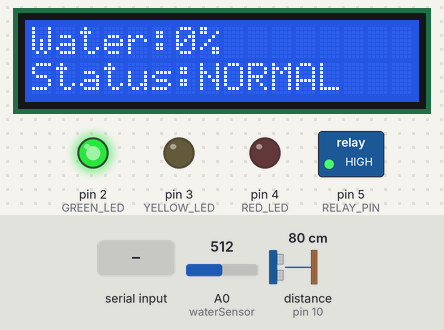
The sketch below on a simulated Arduino Uno, built with avr-gcc and run on an emulated ATmega328P. Shown: 16×2 character LCD, switched loads named in the sketch (green lamp = pin HIGH), output pins drawn as LEDs (lit = HIGH). Wiring (inferred from the names in the program): ultrasonic range finder: trigger pin 9; echo pin 10. Inputs (shaded band) come from the test bench; at power-on: distance to the obstacle (sensor on pin 10) 80 cm, A0 (waterSensor) = 512. The echo pulse lasts 58.3 µs per cm; pins used as bus, display or sensor lines are not drawn; what the sketch prints to the serial monitor is not drawn.

Above: at 3.2 s.
3.3 s: distance to the obstacle (sensor on pin 10) set to 4 cm
At 4.3 s:
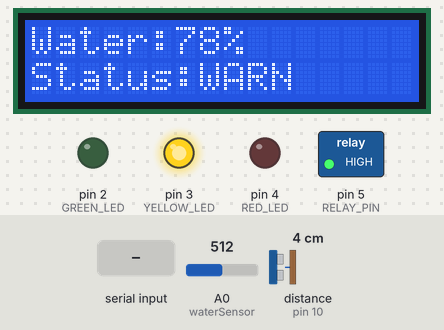
5.4 s: "PUMP_ON\n" received over Serial
At 7.0 s:
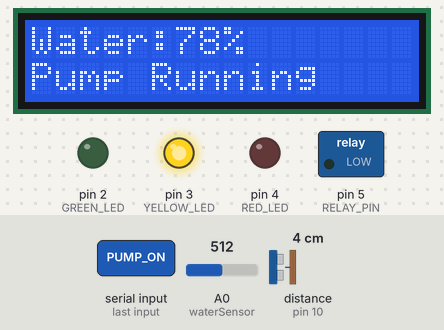
7.8 s: A0 (waterSensor) set to 159
9.3 s: A0 (waterSensor) set to 140
At 11.0 s:
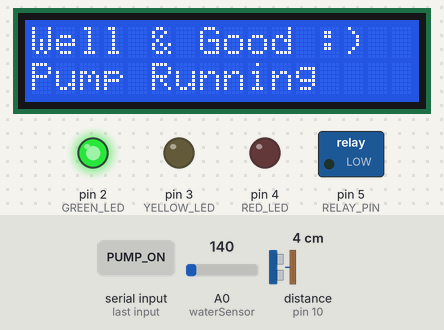
11.4 s: "PUMP_OFF\n" received over Serial
At 12.3 s:
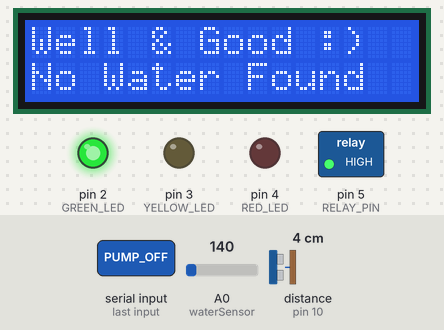
13.3 s: A0 (waterSensor) set to 160
At 15.2 s:
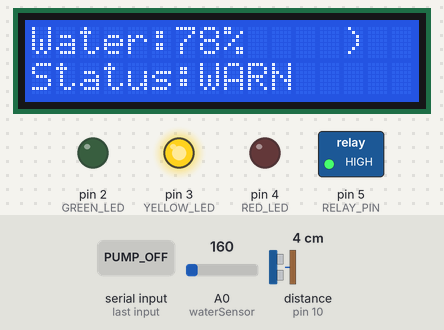
Timing chart, 0 to 16.7 s (numbered marks = the images above; inputs shaded):
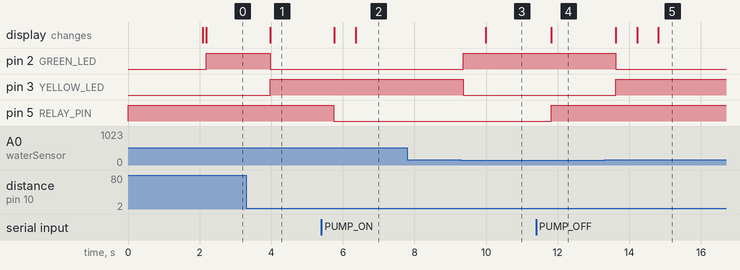

Measured:
- the behaviour switches between 151 and 150 on A0 (waterSensor) (found by bisection; images 2 and 3)
- after the input at 3.3 s, pin 2 (GREEN_LED): HIGH → LOW after 0.67 s; pin 3 (YELLOW_LED): LOW → HIGH after 0.67 s; the display: changes after 0.67 s (image 1)
- after the input at 5.4 s, pin 5 (RELAY_PIN): HIGH → LOW after 0.34 s; the display: first changes after 0.36 s (image 2 shows a later state)
- after the input at 9.3 s, pin 2 (GREEN_LED): LOW → HIGH after 0.06 s; pin 3 (YELLOW_LED): HIGH → LOW after 0.06 s; the display: changes after 0.69 s (image 3)
- after the input at 11.4 s, pin 5 (RELAY_PIN): LOW → HIGH after 0.43 s; the display: changes after 0.43 s (image 4)
- after the input at 13.3 s, pin 2 (GREEN_LED): HIGH → LOW after 0.32 s; pin 3 (YELLOW_LED): LOW → HIGH after 0.32 s; the display: changes after 0.32 s (image 5)

The sketch:

smartDrinageDetectionsystemIRL.ino
```cpp
#include <Wire.h>
#include <LiquidCrystal_I2C.h>

LiquidCrystal_I2C lcd(0x27, 16, 2);

// ----------------------
// Pin Definitions
// ----------------------
const int waterSensor = A0;
const int trigPin = 9;
const int echoPin = 10;

const int GREEN_LED = 2;
const int YELLOW_LED = 3;
const int RED_LED = 4;

// RELAY
const int RELAY_PIN = 5;

// ----------------------
// Tank Dimensions
// ----------------------
const float EMPTY_DISTANCE = 10.0;   // Distance when drain is empty
const float FULL_DISTANCE  = 2.0;    // Distance when drain is full

// ----------------------
// Variables
// ----------------------
long duration;
float distance;
int waterLevel;

// Control and Modes
bool pumpRunning = false;
int previousWaterLevel = 0;

// Blockage Detection
bool timerStarted = false;
bool blockageDetected = false;
unsigned long warningStartTime = 0;
const unsigned long BLOCKAGE_TIME = 10000;   // 10 seconds

void setup()
{
  Serial.begin(9600);

  pinMode(trigPin, OUTPUT);
  pinMode(echoPin, INPUT);

  // LEDs
  pinMode(GREEN_LED, OUTPUT);
  pinMode(YELLOW_LED, OUTPUT);
  pinMode(RED_LED, OUTPUT);

  // Relay Output
  pinMode(RELAY_PIN, OUTPUT);
  digitalWrite(RELAY_PIN, HIGH); // Keep relay OFF initially (Active Low)

  lcd.init();
  lcd.backlight();

  lcd.setCursor(0,0);
  lcd.print("Smart Drainage");
  lcd.setCursor(0,1);
  lcd.print("Initializing");
  delay(2000);
  lcd.clear();
}

void loop()
{
  // -----------------------------
  // 1. Read Serial Commands from Flask
  // -----------------------------
  if (Serial.available() > 0)
  {
    String commandInput = Serial.readStringUntil('\n');
    commandInput.trim();

    // Use indexOf to parse command substrings from Flask JSON payloads
    if (commandInput.indexOf("PUMP_ON") != -1)
    {
      pumpRunning = true;
    }
    else if (commandInput.indexOf("PUMP_OFF") != -1)
    {
      pumpRunning = false;
    }
    else if (commandInput.indexOf("RESET") != -1)
    {
      blockageDetected = false;
      timerStarted = false;
      pumpRunning = false;
    }
  }

  int waterValue = analogRead(waterSensor);

  // -----------------------------
  // 2. Ultrasonic Sensor reading
  // -----------------------------
  digitalWrite(trigPin, LOW);
  delayMicroseconds(5);
  digitalWrite(trigPin, HIGH);
  delayMicroseconds(10);
  digitalWrite(trigPin, LOW);

  duration = pulseIn(echoPin, HIGH, 30000);

  if(duration == 0) {
    distance = FULL_DISTANCE;
    waterLevel = 100;
  } else {
    distance = duration * 0.0343 / 2.0;
    waterLevel = ((EMPTY_DISTANCE - distance) * 100) / (EMPTY_DISTANCE - FULL_DISTANCE);
    waterLevel = constrain(waterLevel, 0, 100);
  }

  // -----------------------------
  // 3. Blockage Detection Logic
  // -----------------------------
  if (waterValue > 150) {
    if (waterLevel >= 90) {
      if (!timerStarted) {
        timerStarted = true;
        blockageDetected = false;
        warningStartTime = millis();
      }
      unsigned long elapsed = millis() - warningStartTime;
      if (elapsed >= BLOCKAGE_TIME) {
        blockageDetected = true;
      }
    } else {
      timerStarted = false;
      blockageDetected = false;
    }
  } else {
    timerStarted = false;
    blockageDetected = false;
  }

  // -----------------------------
  // 4. Output Transmissions (JSON over Serial)
  // -----------------------------
  Serial.print("{");
  Serial.print("\"waterDetected\":");
  Serial.print(waterValue > 150 ? "true" : "false");
  Serial.print(",\"waterSensor\":");
  Serial.print(waterValue);
  Serial.print(",\"distance\":");
  Serial.print(distance);
  Serial.print(",\"waterLevel\":");
  Serial.print(waterLevel);
  Serial.print(",\"status\":\"");
  if(blockageDetected)
      Serial.print("BLOCKAGE");
  else if(waterLevel >= 90)
      Serial.print("CHECKING");
  else if(waterLevel >= 70)
      Serial.print("WARNING");
  else
      Serial.print("NORMAL");
  Serial.print("\",");
  Serial.print("\"pumpRunning\":");
  Serial.print(pumpRunning ? "true" : "false");
  Serial.print(",\"relay\":");
  Serial.print(pumpRunning ? "true" : "false");
  Serial.println("}");

  // -----------------------------
  // 5. LCD Display update
  // -----------------------------
  if (waterValue > 150) {
    lcd.setCursor(0, 0);
    lcd.print("Water:");
    lcd.print(waterLevel);
    lcd.print("%    ");

    lcd.setCursor(0, 1);
    if (blockageDetected) {
      lcd.print("BLOCK DETECTED");
    } else if (waterLevel >= 90) {
      unsigned long remaining = (BLOCKAGE_TIME - (millis() - warningStartTime)) / 1000;
      lcd.print("Checking:");
      lcd.print(remaining);
      lcd.print("s ");
    } else if (waterLevel >= 70) {
      lcd.print("Status:WARN   ");
    } else {
      lcd.print("Status:NORMAL ");
    }
  } else {
    lcd.setCursor(0,0);
    lcd.print("Well & Good :)    ");
    lcd.setCursor(0,1);
    lcd.print("No Water Found      ");
  }

  // -----------------------------
  // 6. Actuator Outputs
  // -----------------------------
  updateLEDs();

  // Control relay based on pumpRunning state (LOW = ON, HIGH = OFF)
  if (pumpRunning) {
    digitalWrite(RELAY_PIN, LOW); // Relay Closed (Pump ON)
    lcd.setCursor(0, 1);
    lcd.print("Pump Running  ");
  } else {
    digitalWrite(RELAY_PIN, HIGH); // Relay Open (Pump OFF)
  }

  previousWaterLevel = waterLevel;
  delay(500);
}

void updateLEDs()
{
  digitalWrite(GREEN_LED, LOW);
  digitalWrite(YELLOW_LED, LOW);
  digitalWrite(RED_LED, LOW);

  // No water detected
  if (analogRead(waterSensor) <= 150) {
    digitalWrite(GREEN_LED, HIGH);
    return;
  }

  // Blockage detected
  if (blockageDetected) {
    digitalWrite(RED_LED, HIGH);
    return;
  }

  // Checking for blockage
  if (waterLevel >= 90 && !blockageDetected) {
    if ((millis() / 300) % 2 == 0) {
      digitalWrite(YELLOW_LED, HIGH);
    } else {
      digitalWrite(YELLOW_LED, LOW);
    }
    return;
  }

  // Warning
  if (waterLevel >= 70) {
    digitalWrite(YELLOW_LED, HIGH);
    return;
  }

  // Normal
  digitalWrite(GREEN_LED, HIGH);
}
```
